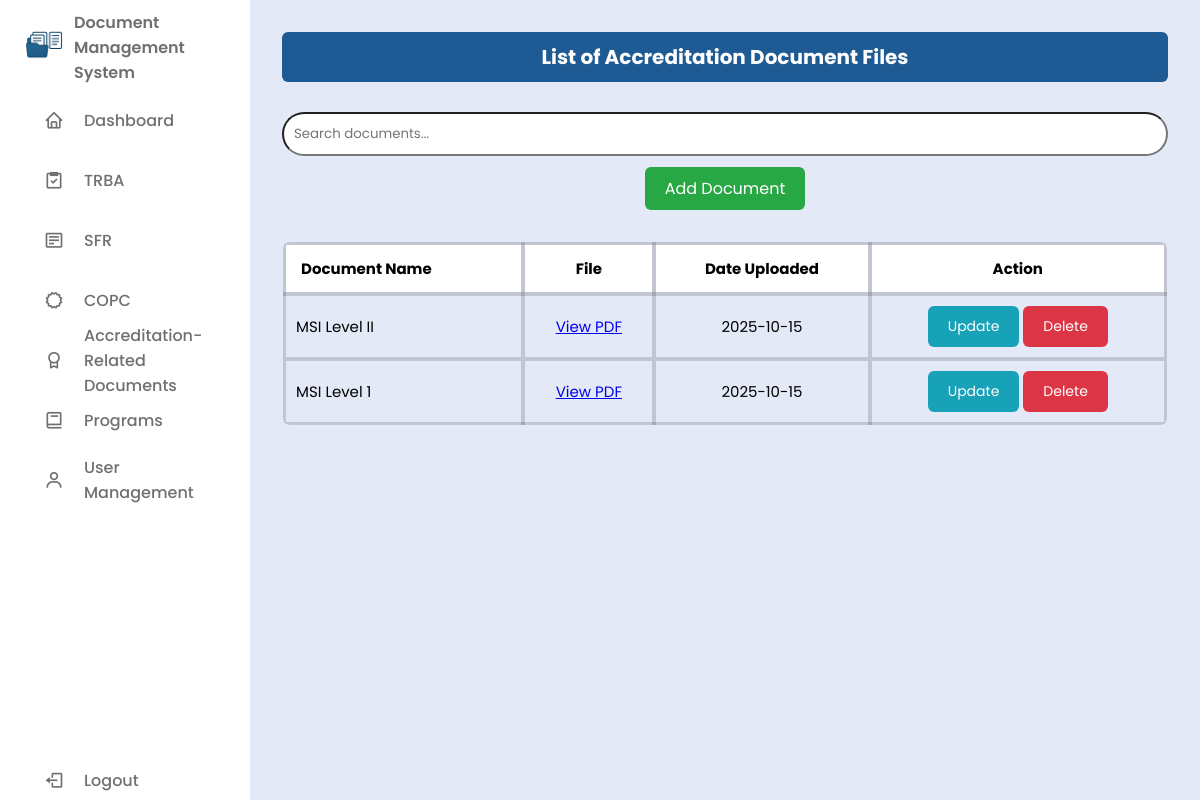
The app's page /users/other.php (signed in) with its own data.
### tables this page shows
CREATE TABLE `documents` (
  `id` int(11) NOT NULL,
  `document` varchar(255) NOT NULL,
  `file_name` varchar(255) NOT NULL,
  `uploaded_at` date NOT NULL DEFAULT current_timestamp()
);

### users/other.php (the view, shortened to what this page needs)
<?php
require '../db/db_conn.php';
$isAdmin = isset($_SESSION['user_role']) && $_SESSION['user_role'] === 'admin';
?>
<!DOCTYPE html>
<html lang="en">
<head>
  <link href="https://unpkg.com/boxicons@2.1.4/css/boxicons.min.css" rel="stylesheet" />
  <link rel="stylesheet" href="../css/style.css" />
</head>
<body>
<?php include('../includes/sidebar.php'); ?>
<section class="dashboard-content">
  <section class="table-section">
    <h2>List of Accreditation Document Files</h2>
    <div class="search-bar">
      <input type="text" id="searchInput" placeholder="Search documents..." onkeyup="filterTable()" />
    </div>
    <?php if ($isAdmin): ?>
    <div class="add-button-container">
      <a href="../views/add_docu_page.php" class="btn-add">Add Document</a>
    </div>
    <?php endif; ?>
    <div class="table-container">
      <table>
        <thead>
          <tr>
            <th>Document Name</th>
            <th>File</th>
            <th>Date Uploaded</th>
            <?php if ($isAdmin): ?><th>Action</th><?php endif; ?>
          </tr>
        </thead>
        <tbody>
          <?php
          $sql = "SELECT * FROM documents ORDER BY file_name DESC";
          $result = $conn->query($sql);
          if ($result && $result->num_rows > 0):
            while ($row = $result->fetch_assoc()):
          ?>
          <tr>
            <td><?= htmlspecialchars($row['document']) ?></td>
            <td><a href="../uploads/other/<?= htmlspecialchars($row['file_name']) ?>" target="_blank">View PDF</a></td>
            <td><?= htmlspecialchars($row['uploaded_at']) ?></td>
            <?php if ($isAdmin): ?>
            <td>
              <button class="btn-update" onclick="openUpdateDocuModal(<?= $row['id'] ?>, '<?= htmlspecialchars($row['document'], ENT_QUOTES) ?>')">Update</button>
              <button class="btn-delete" onclick="openDeleteDocuModal(<?= $row['id'] ?>)">Delete</button>
            </td>
            <?php endif; ?>
          </tr>
          <?php endwhile; else: ?>
          <tr><td colspan="<?= $isAdmin ? 4 : 4 ?>">No documents found.</td></tr>
          <?php endif; ?>
        </tbody>
      </table>
    </div>
  </section>
</section>
</body>
</html>

### css/style.css (style rules this page uses)
* { margin: 0; padding: 0; box-sizing: border-box; font-family: 'Poppins', sans-serif; }
:root { --body-color: #E4E9F7; --sidebar-color: #FFF; --primary-color: #1E5A94; --primary-color-light: #F6FSFF; --toggle-color: #DDD; --text-color: #707070; --tran-02: all 0.2s ease; --tran-03: all 0.3s ease; --tran-04: all 0.4s ease; --tran-05: all 0.5s ease; }
body { height: 100vh; background: var(--body-color); display: flex; }
.dashboard-content { margin-left: 250px; padding: 2rem; width: 100%; min-height: 100vh; background: var(--body-color); position: relative; overflow: hidden; }
.dashboard-content > * { position: relative; z-index: 1; }
.table-section h2 { background-color: #1E5A94; padding: 10px 15px; border-radius: 6px; text-align: center; margin-bottom: 10px; font-size: 20px; color: #fff; }
.table-section table { background: #fff; width: 100%; border-collapse: collapse; margin-top: 20px; font-size: 15px; color: #000; border: 1px solid rgba(0, 0, 0, 0.2); border-radius: 8px; overflow: hidden; }
.table-section th, .table-section td { padding: 12px 15px; border: 4px solid rgba(0, 0, 0, 0.15); text-align: left; }
.table-section th { background-color: rgba(255, 255, 255, 0.85); font-weight: 600; }
.table-container { max-height: 400px; overflow-y: auto; border-radius: 6px; background-color: transparent; }
.table-container table { width: 100%; border-collapse: collapse; background: transparent; font-size: 15px; color: #000; }
.table-container th, .table-container td { padding: 10px; text-align: left; border-bottom: 1px solid #ddd; }
.table-container thead th { position: sticky; top: 0; background-color: #fff; font-weight: 700; padding: 12px 15px; border: 4px solid rgba(0, 0, 0, 0.15); z-index: 1; text-align: center; }
.table-section td, .table-section th { text-align: center; }
.table-section tr:last-child td { border-bottom: 4px solid rgba(0, 0, 0, 0.15); }
.table-section td:first-child, .table-section th:first-child { text-align: left; }
.btn-update, .btn-delete, .btn-add { padding: 10px 20px; border: none; border-radius: 6px; font-size: 14px; cursor: pointer; transition: background-color 0.3s ease; color: #fff; text-decoration: none; }
.btn-update { background-color: #17a2b8; }
.btn-delete { background-color: #dc3545; }
.btn-add { background-color: #28a745; font-size: 16px; }
.add-button-container { width: 100%; margin: 20px auto; text-align: center; }
.search-bar { margin: 30px 0 10px; }
#searchInput { width: 100%; padding: 10px; border-radius: 25px; }

### records on screen
documents: document "MSI Level II", uploaded_at "2025-10-15"
documents: document "MSI Level 1", uploaded_at "2025-10-15"
